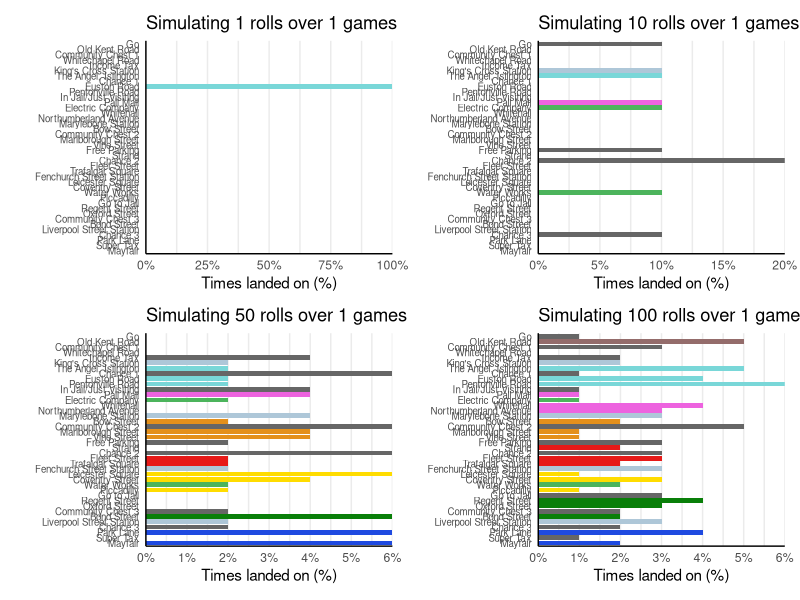

Write R code to recreate this figure. (Note: this script raises an error after producing the figure.)
## ---- chunk 1
library(tidyverse)
library(patchwork)
library(gganimate)

options(kableExtra.html.bsTable = TRUE)
## ---- chunk 2
monopoly_props <-  readxl::read_xlsx(here::here("static/data/monpoly_properties.xlsx"))

board_space = c(0:39)
names(board_space) <- monopoly_props$Name

color_codes <-  c("None"="grey40",
                  "Brown" = "#946C6B",
                  "Station"="#AEC7D8",#   "#E3E4E5",
                  "Light Blue"= "#79D7D8",
                  "Pink" ="#ED63DF",# "#E51AD0",
                  "Utilities" = "#4CB45C",# "#7FCA8B",
                  "Orange" = "#E4901B",
                  "Red"="#E71A18",
                  "Yellow" = "#FFDC00",
                  "Green" = "#097F09",
                  "Dark Blue" = "#1F4AE0"
                  )
## ---- chunk 3
# ggplot helper function
gg_monopoly <- function(n_games,n_rolls,add_base=FALSE) {
  
  sim_result <-  simulate_monopoly(n_games,n_rolls)
  
  p <- monopoly_props %>% 
    bind_cols(pct = sim_result ) %>% 
    ggplot(aes(y= reorder(Name,-Space) ,x=pct,fill=Color ))+
    geom_col(show.legend = FALSE)+
    scale_fill_manual(values = color_codes)+
    scale_x_continuous(expand = c(0,NA),labels = scales::percent_format(accuracy = 1) )+
    labs(subtitle = glue::glue("Simulation of {format(n_rolls)} dice rolls over {n_games} games"  ),
         x="Chance of landing per dice roll (%)",y="")+
    theme_classic()+
    theme(panel.grid.major.x  = element_line(),
          panel.grid.minor.x  = element_line(),
          axis.line.x = element_line(),
          axis.ticks =element_blank()) 
  
  if (add_base == TRUE){
    p <-  p + geom_vline(xintercept = 1/40,lty=2,col="black")
  }
  return(p)
}

gg_monopoly_short <- function(n_games,n_rolls) {
  
  sim_result <-  simulate_monopoly(n_games,n_rolls)
  
  p <- monopoly_props %>% 
    bind_cols(pct = sim_result ) %>% 
    ggplot(aes(y= reorder(Name,-Space) ,x=pct,fill=Color ))+
    geom_col(show.legend = FALSE)+
    scale_fill_manual(values = color_codes)+
    scale_x_continuous(expand = c(0,NA),labels = scales::percent_format(accuracy = 1) )+
    labs(x="Times landed on (%)",y="")+
    ggtitle(label=paste("Simulating",n_rolls,"rolls over",n_games,"games" ))+
    theme_classic()+
    theme(panel.grid.major.x  = element_line(),
          panel.grid.minor.x  = element_line(),
          axis.line.x = element_line(),
          axis.ticks =element_blank(),
          axis.text.y = element_text(size=7),
    ) 
  return(p)
}
## ---- chunk 4
board_space
## ---- chunk 5
dice_rolls <-  function(){
  return(sample(1:6,2,replace = TRUE))
}

set.seed(414)
roll <-  dice_rolls()
print(paste0("Rolled a ",roll[1]," and ",roll[2],". Their sum is ", roll[1]+roll[2] ))
## ---- chunk 6
simulate_monopoly <- function(n_games=1000,n_rolls=1000){
  
  all_counts <- rep(0,40)
  for (g in 1:n_games){ 
    pos <-  0
    counts <-  rep(0,40)
    for (i in 1:n_rolls){
      
      # roll the dice
      roll <-  dice_rolls()  
      
      # move around the board
      pos <-  ( pos + roll[1]+roll[2] ) %% 40
      
      counts[pos+1] <-  counts[pos+1] + 1 # counts[] does not start from 0, hence need +1
    }
    all_counts <- all_counts + counts
  }
  all_counts <-  all_counts/(n_rolls*n_games)
  return(all_counts)
}
## ---- chunk 7
set.seed(414) 

( gg_monopoly_short(1,1) + gg_monopoly_short(1,10)  ) / (  gg_monopoly_short(1,50) + gg_monopoly_short(1,100)    )
## ---- chunk 8
set.seed(414)
game_1 <-  simulate_monopoly(1,1000)
game_2 <-  simulate_monopoly(1,5000)
game_3 <-  simulate_monopoly(1,10000)
game_4 <-  simulate_monopoly(1,50000)
game_5 <-  simulate_monopoly(1,100000)

p <- monopoly_props %>% bind_cols( "1,000"=game_1,
                                   "5,000"=game_2 , 
                                   "10,000"=game_3  ,
                                   "50,000"=game_4,
                                   "100,000"=game_5) %>% 
  pivot_longer("1,000":"100,000") %>% 
  mutate (  name = factor(name, levels=c("1,000",
                                         "5,000", 
                                         "10,000",
                                         "50,000",
                                         "100,000")  
  ) 
  ) %>% 
  #ggplot(aes(x=value,y=Name,fill=Color)) +
  ggplot(aes(x=value,y=reorder(Name,-Space),fill=Color)) +
  geom_col(show.legend = FALSE)+
  scale_fill_manual(values = color_codes)+
  scale_x_continuous(expand = c(0,NA),labels = scales::percent_format(accuracy = 1),breaks = (1/100)*seq(0,100,1) )+
  #scale_y_continuous(breaks = 1:40, labels = unique(monopoly_props$Name)) +
  labs(
    #    subtitle = glue::glue("Simulation of {format(n_rolls)} dice rolls over {n_games} games"  ),
    x="Chance of landing per dice roll (%)",y="")+
  geom_vline(xintercept = (1/40),lty=2)+
  theme_classic()+
  theme(panel.grid.major.x  = element_line(size = .9),
        panel.grid.minor.x  = element_line(size = .5),
        axis.line.x = element_line(),
        axis.ticks =element_blank())

anim <- p+transition_states(name)+ease_aes('sine-in-out')+
  ggtitle("Simulation of {closest_state} dice rolls over 1 game")

animate(anim,fps=30)
## ---- chunk 9
set.seed(414) 

( gg_monopoly_short(1,5) + gg_monopoly_short(10,5)  ) / (  gg_monopoly_short(50,5) + gg_monopoly_short(100,5)    )
## ---- chunk 10

set.seed(414)
games <-  rep(NA,10)
for (i in 1:10){
  temp  <-  simulate_monopoly(10000,i)
  nam <- paste0("game_", i)
  assign(nam, temp)
}

df <- monopoly_props %>% bind_cols( "1"=game_1,"2"=game_2 , "3"=game_3  ,"4"=game_4,
                                    "5"=game_5,"6"=game_6,"7"=game_7 , "8"=game_8  ,
                                    "9"=game_9,"10"=game_10) %>% 
  pivot_longer("1":"10") %>% 
  mutate (  name = as.numeric(name) )  

p <- df %>% 
  ggplot(aes(x=value,y=reorder(Name,-Space),fill=Color)) +
  geom_col(show.legend = FALSE)+
  scale_fill_manual(values = color_codes)+
  scale_x_continuous(expand = c(0,NA),labels = scales::percent_format(accuracy = 1),breaks = (1/100)*seq(0,100,5) )+
  labs(x="Chance of landing per dice roll (%)",y="")+
  geom_vline(xintercept = (1/40),lty=2)+
  theme_classic()+
  theme(panel.grid.major.x  = element_line(size = .9),
        panel.grid.minor.x  = element_line(size = .5),
        axis.line.x = element_line(),
        axis.ticks =element_blank())

anim <- p+transition_states(name)+ ease_aes('sine-in-out')+
  ggtitle("Simulation of the first {closest_state} dice rolls over 10,000 games",
          subtitle = "Most likely place to land: { df %>%  filter(name==closest_state) %>% slice_max(order_by = value) %>% select(Name) %>% pull() }")

animate(anim,fps=30,nframes = 300)

## ---- chunk 11
set.seed(414)
gg_monopoly(1e3,1e3,add_base = TRUE)+
    scale_x_continuous(expand = c(0,NA),labels = scales::percent_format(accuracy = 0.1 ),breaks = (1/100)*seq(0,100,0.5) )+
  labs(title="Long term behaviour of going around the board")
## ---- chunk 12
simulate_monopoly <- function(n_games=1000,n_rolls=1000){
  
  all_counts <- rep(0,40)
  
  for (g in 1:n_games){ 
    pos <-  0
    counts <-  rep(0,40)
    for (i in 1:n_rolls){
      roll <-  dice_rolls()  
      pos <-  ( pos + roll[1]+roll[2] ) %% 40
      
      # If land on go to jail - go to jail
      if (pos == 30){
        pos = 10 
      }
      counts[pos+1] <-  counts[pos+1] + 1 
    }
    all_counts <- all_counts + counts
  }
  all_counts <-  all_counts/(n_rolls*n_games)
  return(all_counts)
}
## ---- chunk 13
set.seed(414)
gg_monopoly(1e3,1e3,add_base = TRUE)+
  labs(title="Adding go to jail")
## ---- chunk 14
simulate_monopoly <- function(n_games=1000,n_rolls=1000){
  
  all_counts <- rep(0,40)
  
  for (g in 1:n_games){ 
    pos <-  0
    counts <-  rep(0,40)
    n_doubles <-  0
    
    for (i in 1:n_rolls){
      roll <-  dice_rolls()  
      
      # if double then n_double += 1
      # else n_doubles = 0
      if  (roll[1] == roll[2] ) { n_doubles <- n_doubles + 1}
      else {n_doubles = 0}
      
      pos <-  ( pos + roll[1]+roll[2] ) %% 40
      
      # If landed on Go-to-Jail or n_doubles == 3 
      if (pos == 30 || n_doubles == 3 ){  
        pos = 10 # go jail & reset n_double
        n_doubles = 0
      }
      
      counts[pos+1] <-  counts[pos+1] + 1 
    }
    all_counts <- all_counts + counts
  }
  all_counts <-  all_counts/(n_rolls*n_games)
  return(all_counts)
}
## ---- chunk 15
set.seed(414)
gg_monopoly(1e3,1e3,add_base = TRUE)+
  labs(title="Adding doubles rule")
## ---- chunk 16
# Function for drawing chance cards

draw_chance_card <- function(pos){
  
  jailed <- FALSE
  cards <- c("Kings","Jail","Backwards","Trafalgar",
             "Pall","Mayfair","Go","Utility",
             "Station","Station", "None","None",
             "None","None","None","None"
  )
  drawn <-  sample(cards,1)
  
  if (drawn =="None"){pos=pos} # If none then do nothing
  else if (drawn == "Kings"){pos=5 } 
  else if (drawn == "Jail"){pos=10 ;jailed=TRUE } 
  else if (drawn == "Backwards"){pos= pos-3 }
  else if (drawn ==  "Trafalgar") {pos = 24}
  else if (drawn ==  "Pall") {pos = 11}
  else if (drawn == "Mayfair") {pos=39}
  else if (drawn == "Go"){pos=0}
  else if (drawn == "Utility"){ # Go to nearest utility
    while (!pos %in% c(12,28))
    {pos = ( pos + 1 ) %% 40}
  }
  else if(drawn == "Station"){ # Go to nearest station
    while (!pos %in% c(5,15,25,35) )
    {pos = ( pos + 1 ) %% 40}
  }
  
  return( list(pos,jailed) )
}
## ---- chunk 17
draw_chest_card <- function(pos){
  
  jailed <-  FALSE
  cards <- c("Go","Jail","None","None",
             "None","None","None","None",
             "None","None","None","None",
             "None","None","None","None"
  )
  drawn <-  sample(cards,1)
  
  if (drawn == "None"){pos = pos} # If none then do nothing
  else if (drawn == "Jail"){pos=10; jailed=TRUE} 
  else if (drawn == "Go"){pos=0}
  
  return(list(pos,jailed) )
}
## ---- chunk 18
simulate_monopoly <- function(n_games=1000,n_rolls=1000){
  all_counts <- rep(0,40)
  for (g in 1:n_games){ 
    pos <-  0
    jailed <- FALSE
    counts <-  rep(0,40)
    n_doubles <-  0
    
    
    for (i in 1:n_rolls){
      roll <-  dice_rolls()  
      
      if  (roll[1] == roll[2] ) { n_doubles <- n_doubles + 1}
      else {n_doubles = 0}
      
      pos <-  ( pos + roll[1]+roll[2] ) %% 40
      
      if (pos == 30 || n_doubles == 3  ){  
        pos = 10 
        n_doubles = 0
      }
 
      #### Card actions
      ## land on chance
      if (pos %in% c(7,22,36) ){
        card_res = draw_chance_card(pos)
        pos = card_res[[1]]
        jailed = card_res[[2]]
      }
      ## land on community chest
      else if (pos %in% c(2,17,33)  ){
        card_res = draw_chest_card(pos)
        pos = card_res[[1]]
        jailed = card_res[[2]]
      }
      
      
      counts[pos+1] <-  counts[pos+1] + 1 
    }
    all_counts <- all_counts + counts
  }
  all_counts <-  all_counts/(n_rolls*n_games)
  return(all_counts)
}
## ---- chunk 19
set.seed(414)
games <-  rep(NA,10)
for (i in 1:10){
  temp  <-  simulate_monopoly(10000,i)
  nam <- paste0("game_", i)
  assign(nam, temp)
}

df <- monopoly_props %>% bind_cols( "1"=game_1,"2"=game_2 , "3"=game_3  ,"4"=game_4,"5"=game_5,
                                    "6"=game_6,"7"=game_7 , "8"=game_8  ,"9"=game_9,"10"=game_10) %>% 
  pivot_longer("1":"10") %>% 
  mutate (  name = as.numeric(name) ) 

p <- df %>% 
  ggplot(aes(x=value,y=reorder(Name,-Space),fill=Color)) +
  geom_col(show.legend = FALSE)+
  scale_fill_manual(values = color_codes)+
  scale_x_continuous(expand = c(0,NA),labels = scales::percent_format(accuracy = 1),breaks = (1/100)*seq(0,100,5) )+
  labs(x="Chance of ending on square per dice roll (%)",y="")+
  geom_vline(xintercept = (1/40),lty=2)+
  theme_classic()+
  theme(panel.grid.major.x  = element_line(size = .9),
        panel.grid.minor.x  = element_line(size = .5),
        axis.line.x = element_line(),
        axis.ticks =element_blank())

anim <- p+transition_states(name)+ #ease_aes('sine-in-out')+
  ggtitle("Simulation of the first {closest_state} dice rolls over 10,000 games",
          subtitle = "Most likely square to end on: {cities <-  df %>%  filter(name==closest_state) %>% slice_max(order_by = value,n=1) %>% select(Name) %>% pull() }")

animate(anim,fps=30,nframes = 300)
## ---- chunk 20
set.seed(414)
gg_monopoly(1e3,1e3,add_base = TRUE)+
  labs(title="Adding chance cards and community chest actions",
       x="Chance of ending on square per dice roll (%)",y="")
## ---- chunk 21
n_games <-  1e3
n_rolls <-  1e3
set.seed(414)
sim_res <-  simulate_monopoly(n_games,n_rolls)

monopoly_props %>% 
  bind_cols(pct =  sim_res) %>% 
  filter(Name != "Go to Jail" ) %>% 
  ggplot(aes(x=pct,y=reorder(Name,pct),fill=Color  ))+
  geom_col(show.legend = FALSE)+
  scale_fill_manual(values = color_codes)+
  scale_x_continuous(expand = c(0,NA),labels = scales::percent_format(accuracy = 1),breaks = (1/100)*seq(0,100,1) )+
  labs(title = "Trafalgar Square, Vine Street, and most stations are the properties\nthat have the highest chance of being landed on",
       subtitle = glue::glue("Simulation of {format(n_rolls)} dice rolls over {n_games} games"  ),
       x="Chance of ending on square per dice roll (%)",y="")+
  theme_classic()+
  theme(panel.grid.major.x  = element_line(size = .9),
        panel.grid.minor.x  = element_line(size = .5),
        axis.line.x = element_line(),
        axis.ticks =element_blank())
## ---- chunk 22
simulate_monopoly <- function(n_games = 1000, n_rolls = 1000,jail_stay = TRUE){
  all_counts = rep(0,40)
  for (g in 1:n_games){
    pos = 0
    n_doubles = 0
    jailed = FALSE
    jail_turns = 0
    counts = rep(0,40)
    for (i in 1:n_rolls){
      
      roll <-  dice_rolls()
      
      ##### stay in jail strategy
      if (jail_stay  ){
        # Checks for doubles or jail
        if  (  (roll[1] == roll[2]) & !jailed) # if doubles and not in jail
        { n_doubles = n_doubles + 1
        #   print("NOT IN jail - doubles")
        }        
        else if ( (roll[1] != roll[2]) & jailed & jail_turns !=3) # if not doubles and in jail
        {  jail_turns = jail_turns + 1
        roll = c(0,0)
        #  print("IN jail - NO doubles")
        #  print(paste("In jail for:",jail_turns))
        } 
        else if ( ( (roll[1] == roll[2]) & jailed) | jail_turns == 3  )  # if doubles and in jail, or spent 3 turns in jail
        {n_doubles = 0
        jail_turns = 0
        jailed = FALSE
        #  print("IN jail - DOUBLES") 
        }
        else {n_doubles = 0
        # print("NOT IN jail - NO doubles")
        }                # if not doubles and not in jail
      }
      
      #### leave jail strategy
      else if (!jail_stay){
        if  (roll[1] == roll[2] ) { n_doubles = n_doubles + 1}
        else {n_doubles = 0}
      }
      
      # move to new position
      pos <-  ( pos + roll[1]+roll[2] ) %% 40
      
      # If landed on Go-to-Jail or got 3 doubles
      if (pos == 30 || n_doubles == 3 ){  # go jail and reset doubles  
        pos = 10 
        n_doubles  = 0
        jailed = TRUE
      }
      
      #### Card actions
      ## land on chance
      if (pos %in% c(7,22,36) ){
        card_res = draw_chance_card(pos)
        pos = card_res[[1]]
        jailed = card_res[[2]]
      }
      ## land on community chest
      else if (pos %in% c(2,17,33)  ){
        card_res = draw_chest_card(pos)
        pos = card_res[[1]]
        jailed = card_res[[2]]
      }
      
      
      counts[pos+1] <-  counts[pos+1] + 1
    }
    all_counts <- all_counts + counts
    
  }
  all_counts <-  all_counts/(n_rolls*n_games)
  return(all_counts)
}

## ---- chunk 23
n_games <-  1e2 ; n_rolls <-  1e3
set.seed(414)
game_1 <- simulate_monopoly(n_games, n_rolls ,jail_stay = FALSE)
set.seed(414)
game_2 <- simulate_monopoly(n_games, n_rolls , jail_stay = TRUE)
## ---- chunk 24
p <- monopoly_props %>% 
  bind_cols(Leave_jail = game_1, Stay_jail = game_2   ) %>% 
  rename( "Leave jail" = Leave_jail,
          "Stay in jail" = Stay_jail) %>% 
  pivot_longer(cols=c("Leave jail","Stay in jail")) %>% 
  ggplot(aes(x=value,y=reorder(Name,-Space ),fill=Color)) +
  geom_col(show.legend = FALSE)+
  scale_fill_manual(values = color_codes)+
  scale_x_continuous(expand = c(0,NA),labels = scales::percent_format(accuracy = 1),breaks = (1/100)*seq(0,100,2) )+
  labs(
    subtitle = glue::glue("Simulation of {format(n_rolls)} dice rolls over {n_games} games"  ),
    x="Chance of ending on square per dice roll (%)",y="")+
  theme_classic()+
  theme(panel.grid.major.x  = element_line(size = .9),
        panel.grid.minor.x  = element_line(size = .5),
        axis.line.x = element_line(),
        axis.ticks =element_blank())

anim <-  p + transition_states(name) + ease_aes('sine-in-out') +
  ggtitle('Strategy: {closest_state}')

animate(anim,fps=30)
## ---- chunk 25
set.seed(414)
leave_long <- simulate_monopoly(n_games = 1e4,n_rolls =1e3 ,jail_stay = FALSE)
set.seed(414)
stay_long<- simulate_monopoly(n_games = 1e4,n_rolls =1e3 ,jail_stay = TRUE)

set.seed(414)
leave_30 <-  simulate_monopoly(n_games =1e5,n_rolls = 30,jail_stay = FALSE)
set.seed(414)
stay_30 <-  simulate_monopoly(n_games =1e5,n_rolls = 30,jail_stay = TRUE)
## ---- chunk 26
monopoly_props %>% 
  mutate ( pct =  (leave_30 -leave_long)/leave_long ) %>% 
  ggplot(aes(x=pct,y=reorder(Name,-Space),fill=Color ))+
  geom_col(show.legend = FALSE)+
  scale_fill_manual(values = color_codes)+
  scale_x_continuous(labels = scales::percent_format(accuracy = 1),breaks = seq(-1,1,0.02))+
  labs(title = "The chances of ending on a light blue, pink or orange are higher\nafter 30 dice rolls than many dice rolls",
       subtitle = "Relative percentage difference of ending on a square \n from 30 dice rolls to many dice rolls for leaving jail",
       x="Relative percentage difference (%)",y="")+
  theme_classic()+
  theme(panel.grid.major.x  = element_line(size = .9),
        panel.grid.minor.x  = element_line(size = .5),
        axis.line.x = element_line(),
        axis.ticks =element_blank())
## ---- chunk 27
monopoly_props %>% 
  mutate ( pct =  (stay_30 -stay_long)/stay_long ) %>% 
  ggplot(aes(x=pct,y=reorder(Name,-Space),fill=Color ))+
  geom_col(show.legend = FALSE)+
  scale_fill_manual(values = color_codes)+
  scale_x_continuous(labels = scales::percent_format(accuracy = 1),breaks = seq(-1,1,0.02))+
  labs(title = "The chances of ending on a light blue, pink or orange are higher\nafter 30 dice rolls than many dice rolls",
       subtitle = "Relative percentage difference of ending on a square \n from 30 dice rolls to many dice rolls for staying in jail",
       x="Relative percentage difference (%)",y="")+
  theme_classic()+
  theme(panel.grid.major.x  = element_line(size = .9),
        panel.grid.minor.x  = element_line(size = .5),
        axis.line.x = element_line(),
        axis.ticks =element_blank())
## ---- chunk 28
p1 <-  monopoly_props %>% 
  mutate ( pct =  leave_long ) %>% 
  ggplot(aes(x=pct,y=reorder(Name,-Space),fill=Color ))+
  geom_col(show.legend = FALSE)+
  geom_text(aes(label= paste(round(pct*100,1),"%"),x=pct ),size=3,hjust=-.1 )+
  scale_fill_manual(values = color_codes)+
  scale_x_continuous(expand=c(0,NA), labels = scales::percent_format(accuracy = 1),breaks = seq(-1,1,0.02),limits = c(0,0.08) )+
  labs(title = "Leave jail",y="",
              x="Chance of ending on square per dice roll (%)")+
  theme_classic()+
  theme(panel.grid.major.x  = element_line(size = .9),
        panel.grid.minor.x  = element_line(size = .5),
        axis.line.x = element_line(),
        axis.ticks =element_blank())

p2 <- monopoly_props %>% 
  mutate ( pct =  stay_long ) %>% 
  ggplot(aes(x=pct,y=reorder(Name,-Space),fill=Color ))+
  geom_col(show.legend = FALSE)+
  geom_text(aes(label= paste(round(pct*100,1),"%"),x=pct ),size=3,hjust=-.1 )+
  scale_fill_manual(values = color_codes)+
  scale_x_continuous(expand=c(0,NA), labels = scales::percent_format(accuracy = 1),breaks = seq(-1,1,0.02),limits = c(0,0.15) )+
  labs(title = "Stay in Jail",y="",
              x="Chance of ending on square per dice roll (%)")+
  theme_classic()+
  theme(panel.grid.major.x  = element_line(size = .9),
        panel.grid.minor.x  = element_line(size = .5),
        axis.line.x = element_line(),
        axis.ticks =element_blank())

p1 + p2 + patchwork::plot_annotation(title = "Chance of ending on a square for many dice rolls",subtitle ="Simulation of 1,000 dice rolls over 10,000 games" )

## ---- chunk 29
p1 <-  monopoly_props %>% 
  mutate ( pct =  leave_30 ) %>% 
  ggplot(aes(x=pct,y=reorder(Name,-Space),fill=Color ))+
  geom_col(show.legend = FALSE)+
  geom_text(aes(label= paste(round(pct*100,1),"%"),x=pct ),size=3,hjust=-.1 )+
  scale_fill_manual(values = color_codes)+
  scale_x_continuous(expand=c(0,NA), labels = scales::percent_format(accuracy = 1),breaks = seq(-1,1,0.02),limits = c(0,0.08) )+
  labs(title = "Leave jail",y="",
              x="Chance of ending on square per dice roll (%)")+
  theme_classic()+
  theme(panel.grid.major.x  = element_line(size = .9),
        panel.grid.minor.x  = element_line(size = .5),
        axis.line.x = element_line(),
        axis.ticks =element_blank())

p2 <- monopoly_props %>% 
  mutate ( pct =  stay_30 ) %>% 
  ggplot(aes(x=pct,y=reorder(Name,-Space),fill=Color ))+
  geom_col(show.legend = FALSE)+
  geom_text(aes(label= paste(round(pct*100,1),"%"),x=pct ),size=3,hjust=-.1 )+
  scale_fill_manual(values = color_codes)+
  scale_x_continuous(expand=c(0,NA), labels = scales::percent_format(accuracy = 1),breaks = seq(-1,1,0.02),limits = c(0,0.15) )+
  labs(title = "Stay in Jail",y="",
              x="Chance of ending on square per dice roll (%)")+
  theme_classic()+
  theme(panel.grid.major.x  = element_line(size = .9),
        panel.grid.minor.x  = element_line(size = .5),
        axis.line.x = element_line(),
        axis.ticks =element_blank())

p1 + p2 + patchwork::plot_annotation(title = "Chance of ending on a square after 30 dice rolls",subtitle ="Simulation of 30 dice rolls over 100,000 games" )
## ---- chunk 30
monopoly_props %>% 
  select(Space,Color,Name) %>% 
  mutate( "long_leave" = leave_long,
          "long_stay" = stay_long,
          "30_leave"  =leave_30,
          "30_stay" = stay_30) %>%
  mutate( across( "long_leave":"30_stay"   , ~ scales::percent(.x,accuracy = 0.01)  )) %>% 
  kableExtra::kable(col.names = c("Space","Group","Name","Leave Jail","Stay Jail","Leave Jail","Stay Jail"),
                    align = "clrcccc") %>% 
  kableExtra::kable_styling(bootstrap_options = c("striped","condensed"),full_width = F) %>% 
  kableExtra::add_header_above(c(" " = 3, "Many rolls" = 2, "30 rolls" = 2)  ) 
## ---- chunk 31
sessionInfo()
